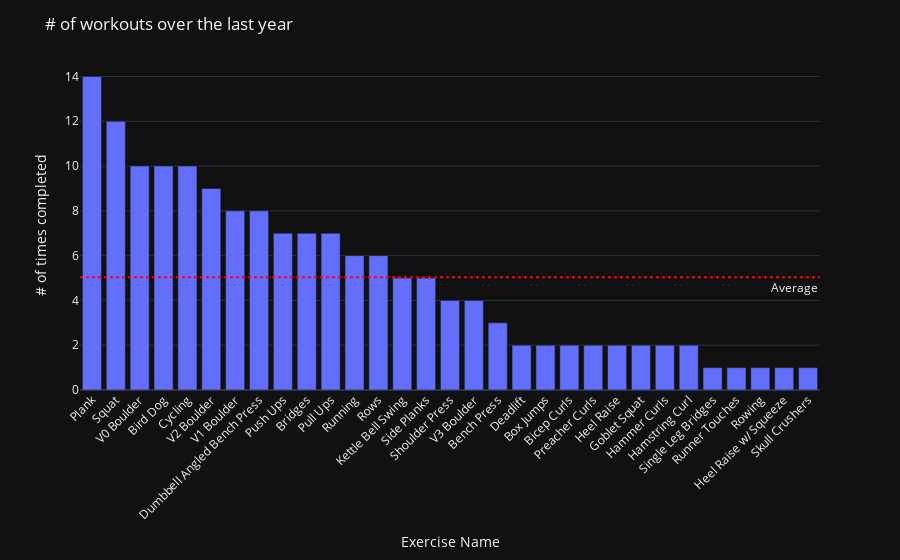

Notebook code for this chart:
### Code cell
fig = px.bar(merged_df['exercise'].value_counts(), x=merged_df['exercise'].value_counts().index, y=merged_df['exercise'].value_counts().values, template="plotly_dark")
fig.update_layout(title="# of workouts over the last year", xaxis_title="Exercise Name", yaxis_title="# of times completed", xaxis_tickangle=-45)
fig.add_hline(y=merged_df['exercise'].value_counts().mean(), line_dash="dot", line_color="red", annotation_text="Average", annotation_position="bottom right")
fig.show()

### Figure 1 — Plotly figure (JSON) as saved in the notebook; plotly's stock layout.template omitted (floating-point values rounded to 4 significant figures)
{"data": [{"alignmentgroup": "True", "hovertemplate": "x=%{x}<br>y=%{y}<extra></extra>", "legendgroup": "", "marker": {"color": "#636efa", "pattern": {"shape": ""}}, "name": "", "offsetgroup": "", "orientation": "v", "showlegend": false, "textposition": "auto", "type": "bar", "x": ["Plank", "Squat", "V0 Boulder", "Bird Dog", "Cycling", "V2 Boulder", "V1 Boulder", "Dumbbell Angled Bench Press", "Push Ups", "Bridges", "Pull Ups", "Running", "Rows", "Kettle Bell Swing", "Side Planks", "Shoulder Press", "V3 Boulder", "Bench Press", "Deadlift", "Box Jumps", "Bicep Curls", "Preacher Curls", "Heel Raise", "Goblet Squat", "Hammer Curls", "Hamstring Curl", "Single Leg Bridges", "Runner Touches", "Rowing", "Heel Raise w/ Squeeze", "Skull Crushers"], "xaxis": "x", "y": [14, 12, 10, 10, 10, 9, 8, 8, 7, 7, 7, 6, 6, 5, 5, 4, 4, 3, 2, 2, 2, 2, 2, 2, 2, 2, 1, 1, 1, 1, 1], "yaxis": "y"}], "layout": {"annotations": [{"showarrow": false, "text": "Average", "x": 1, "xanchor": "right", "xref": "x domain", "y": 5.032, "yanchor": "top", "yref": "y"}], "barmode": "relative", "legend": {"tracegroupgap": 0}, "margin": {"t": 60}, "shapes": [{"line": {"color": "red", "dash": "dot"}, "type": "line", "x0": 0, "x1": 1, "xref": "x domain", "y0": 5.032, "y1": 5.032, "yref": "y"}], "title": {"text": "# of workouts over the last year"}, "xaxis": {"anchor": "y", "domain": [0, 1], "tickangle": -45, "title": {"text": "Exercise Name"}}, "yaxis": {"anchor": "x", "domain": [0, 1], "title": {"text": "# of times completed"}}}}
